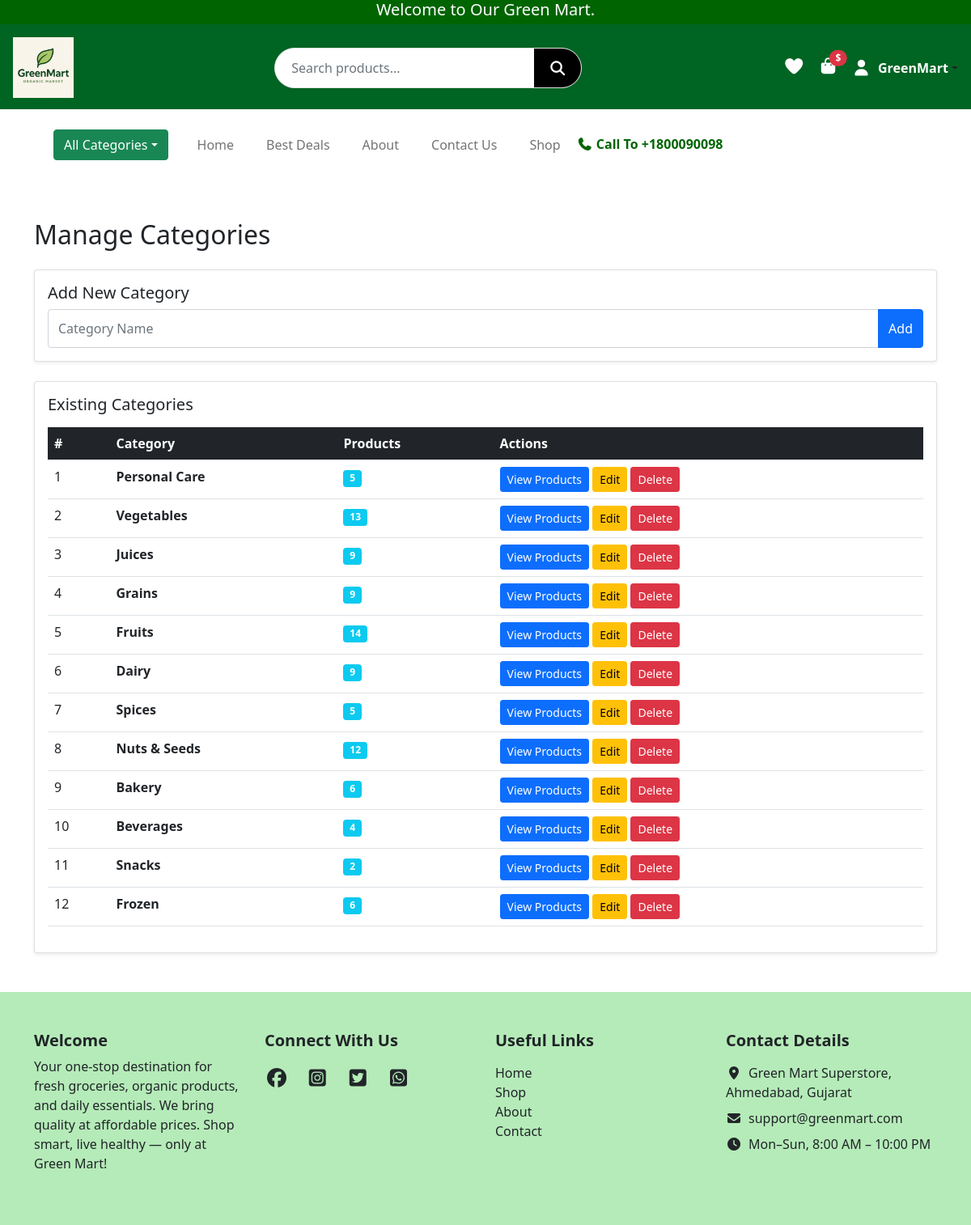
The app's page /admin/categories (signed in) with its own data.
### website/models.py (models this page shows, shortened)
class User(UserMixin, db.Model):
    __tablename__ = "users"
    id            = db.Column(db.Integer, primary_key=True)
    name          = db.Column(db.String(50), nullable=False)
    email         = db.Column(db.String(120), unique=True, nullable=False)
    password_hash = db.Column(db.String(128), nullable=False)
    role          = db.Column(db.String(20), default="customer")
    is_verified   = db.Column(db.Boolean, default=False)

class Category(db.Model):
    id       = db.Column(db.Integer, primary_key=True)
    name     = db.Column(db.String(100))
    products = db.relationship("Product", backref="category")

### website/admin.py (the view)
@admin.route("/admin/categories", methods=["GET", "POST"])
@admin_required
def manage_categories():
    login_form = LoginForm()
    signup_form = SignupForm()
    form = CategoryForm()
    categories = Category.query.all()
    if form.validate_on_submit():
        new_category = Category(name=form.name.data)
        db.session.add(new_category)
        db.session.commit()
        flash("Category added successfully!")
        return redirect(url_for("admin.manage_categories"))
    return render_template(
        "admin/Manage_Categories.html",
        form=form,
        login_form=login_form,
        signup_form=signup_form,
        categories=categories,
    )

### website/forms.py
class LoginForm(FlaskForm):
    email = StringField("Email", validators=[DataRequired(), Email()])
    password = PasswordField("Password", validators=[DataRequired()])
    submit = SubmitField("Login")

class SignupForm(FlaskForm):
    name = StringField("Name", validators=[DataRequired(), Length(min=2, max=50)])
    email = StringField("Email", validators=[DataRequired(), Email()])
    password = PasswordField("Password", validators=[DataRequired(), Length(min=6)])
    confirm_password = PasswordField(
        "Confirm Password", validators=[DataRequired(), EqualTo("password")]
    )
    submit = SubmitField("Sign Up")

### website/admin.py (called while the page is built)
def admin_required(f):
    @wraps(f)
    @login_required
    def decorated_function(*args, **kwargs):
        if current_user.role != "admin":
            flash("Admin access required!")
            return redirect(url_for("views.home"))
        return f(*args, **kwargs)
    return decorated_function

### website/templates/admin/Manage_Categories.html (shortened to what this page needs)
{% extends "base.html" %}
{% block content %}
<div class="container py-5">
    <h2 class="mb-4">Manage Categories</h2>
    <div class="card shadow-sm mb-4">
        <div class="card-body">
            <h5>Add New Category</h5>
            <form method="POST" action="{{ url_for('admin.add_category') }}">
                <div class="input-group">
                    <input type="text" name="category_name" class="form-control" placeholder="Category Name" required>
                    <button class="btn btn-primary">Add</button>
                </div>
            </form>
        </div>
    </div>
    <div class="card shadow-sm">
        <div class="card-body">
            <h5>Existing Categories</h5>
            {% if categories %}
            <table class="table table-hover mt-3">
                <thead class="table-dark">
                    <tr>
                        <th>#</th>
                        <th>Category</th>
                        <th>Products</th>
                        <th>Actions</th>
                    </tr>
                </thead>
                <tbody>
                {% for category in categories %}
                <tr>
                    <td>{{ loop.index }}</td>
                    <td class="fw-bold">{{ category.name }}</td>
                    <td>
                        <span class="badge bg-info">
                            {{ category.products|length }}
                        </span>
                    </td>
                    <td>
                        <button class="btn btn-sm btn-primary"
                                data-bs-toggle="collapse"
                                data-bs-target="#cat{{ category.id }}">
                            View Products
                        </button>
                        <a href="{{ url_for('admin.edit_category', id=category.id) }}" class="btn btn-sm btn-warning">Edit</a>
                        <a href="{{ url_for('admin.delete_category', id=category.id) }}" class="btn btn-sm btn-danger">Delete</a>
                    </td>
                </tr>
                {% endfor %}
                </tbody>
            </table>
            {% else %}
            <p>No categories found.</p>
            {% endif %}
        </div>
    </div>
</div>
{% endblock %}

### website/templates/base.html (shortened to what this page needs)
<!DOCTYPE html>
<html lang="en">
<head>
  <link rel="stylesheet" href="{{ url_for('static', filename='css/style.css') }}">
  <link href="https://cdn.jsdelivr.net/npm/bootstrap@5.0.2/dist/css/bootstrap.min.css" rel="stylesheet">
  <link rel="stylesheet" href="https://cdnjs.cloudflare.com/ajax/libs/font-awesome/7.0.1/css/all.min.css">
  <link rel="stylesheet" href="https://cdn.jsdelivr.net/npm/bootstrap-icons@1.11.1/font/bootstrap-icons.css">
  <link href="https://cdn.jsdelivr.net/npm/bootstrap-icons@1.11.1/font/bootstrap-icons.css" rel="stylesheet">
</head>
<body>
<div class="container-fluid top-header">
  <h5 class="text-center mb-0">Welcome to Our Green Mart.</h5>
</div>
<header class="main-header d-flex flex-wrap align-items-center justify-content-between p-3">
  <div class="logo-area">
    <a href="{{ url_for('views.home') }}">
      <img src="{{ url_for('static', filename='images/logo.png') }}" alt="logo" class="img-fluid">
    </a>
  </div>
  <div class="search-area flex-grow-1 mx-3 position-relative d-none d-lg-flex">
    <form class="search-box d-flex" action="{{ url_for('views.search') }}" method="get">
      <input type="text" name="q" id="liveSearch" class="form-control" placeholder="Search products..." autocomplete="off">
      <button type="submit"><i class="fa-solid fa-magnifying-glass"></i></button>
    </form>
  </div>
  <div class="icons-area d-flex align-items-center gap-3 flex-shrink-0">
    <a href="{{ url_for('views.wishlist') }}"><i class="fa-solid fa-heart"></i></a>
    <div class="cart-box position-relative">
      <a href="{{ url_for('views.cart') }}">
        <i class="fa-solid fa-bag-shopping fs-5"></i>
      </a>
      <span class="cart-price position-absolute top-0 start-100 translate-middle badge rounded-pill bg-danger">
        ${{ subtotal }}
      </span>
    </div>
    {% if current_user.is_authenticated %}
    <div class="dropdown">
      <a class="d-flex align-items-center text-dark text-decoration-none dropdown-toggle" data-bs-toggle="dropdown">
        <i class="fa-solid fa-user fs-5"></i>
        <span class="ms-2 fw-bold" style="color:white;">{{ current_user.name }}</span>
      </a>
    </div>
    {% else %}
      <i class="fa-solid fa-user fs-5" data-bs-toggle="modal" data-bs-target="#loginModal"></i>
    {% endif %}
  </div>
</header>
<div class="container nav">
  <nav class="navbar navbar-expand-lg navbar-light bg-white p-4">
    <div class="container-fluid">
      <div class="dropdown me-3">
        <button class="btn btn-success dropdown-toggle" data-bs-toggle="dropdown">All Categories</button>
      </div>
      <div class="collapse navbar-collapse" id="mainNavbar">
        <ul class="navbar-nav me-auto mb-2 mb-lg-0">
          <li class="nav-item"><a class="nav-link" href="{{ url_for('views.home') }}">Home</a></li>
          <li class="nav-item"><a class="nav-link" href="{{ url_for('views.best_deals') }}">Best Deals</a></li>
          <li class="nav-item"><a class="nav-link" href="{{ url_for('views.about') }}">About</a></li>
          <li class="nav-item"><a class="nav-link" href="{{ url_for('views.contact') }}">Contact Us</a></li>
          <li class="nav-item"><a class="nav-link" href="{{ url_for('views.shop') }}">Shop</a></li>
        </ul>
        <h6 class="mb-0 ms-auto"><i class="fa-solid fa-phone"></i> Call To +1800090098</h6>
      </div>
    </div>
  </nav>
</div>
{% block content %}{% endblock %}
<footer class="text-dark py-5" style="background-color: #13be1e50;">
  <div class="container">
    <div class="row g-4">
      <div class="col-12 col-md-3">
        <h5 class="fw-bold">Welcome</h5>
        <p>Your one-stop destination for fresh groceries, organic products, and daily essentials.
          We bring quality at affordable prices. Shop smart, live healthy — only at Green Mart!</p>
      </div>
      <div class="col-12 col-md-3">
        <h5 class="fw-bold mb-3">Connect With Us</h5>
        <a href="#" class="text-dark fs-4 me-3"><i class="fa-brands fa-facebook"></i></a>
        <a href="#" class="text-dark fs-4 me-3"><i class="fa-brands fa-square-instagram"></i></a>
        <a href="#" class="text-dark fs-4 me-3"><i class="fa-brands fa-square-twitter"></i></a>
        <a href="#" class="text-dark fs-4"><i class="fa-brands fa-square-whatsapp"></i></a>
      </div>
      <div class="col-12 col-md-3">
        <h5 class="fw-bold mb-3">Useful Links</h5>
        <ul class="list-unstyled">
          <li><a href="" class="text-dark text-decoration-none">Home</a></li>
          <li><a href="" class="text-dark text-decoration-none">Shop</a></li>
          <li><a href="" class="text-dark text-decoration-none">About</a></li>
          <li><a href="" class="text-dark text-decoration-none">Contact</a></li>
        </ul>
      </div>
      <div class="col-12 col-md-3">
        <h5 class="fw-bold mb-3">Contact Details</h5>
        <ul class="list-unstyled">
          <li class="mb-2"><i class="fa-solid fa-location-dot me-2"></i>Green Mart Superstore, Ahmedabad, Gujarat</li>
          <li class="mb-2"><i class="fa-solid fa-envelope me-2"></i>support@greenmart.com</li>
          <li><i class="fa-solid fa-clock me-2"></i>Mon–Sun, 8:00 AM – 10:00 PM</li>
        </ul>
      </div>
    </div>
  </div>
</footer>
</body>
</html>

### website/static/css/style.css (style rules this page uses)
body, html { overflow-x: hidden; }
.container, .container-fluid { padding-left: 15px; padding-right: 15px; }
.top-header { background-color: #006400; color: white; height: 30px; display: flex; justify-content: center; }
.main-header { height: 105px; background: #006423; display: flex; align-items: center; justify-content: space-between; padding: 0 40px; }
.logo-area img { height: 75px; }
.search-area { flex-grow: 1; display: flex; justify-content: center; }
.search-box { width: 45%; background: #ffffff; display: flex; border-radius: 40px; overflow: hidden; border: 1px solid #e2e2e2; }
.search-box input { flex: 1; border: none; outline: none; padding: 14px 20px; font-size: 16px; }
.search-box button { width: 58px; background: #000; border: none; display: flex; justify-content: center; align-items: center; cursor: pointer; }
.search-box button i { color: white; font-size: 18px; }
.icons-area { display: flex; align-items: center; gap: 25px; }
.icons-area i { font-size: 22px; color: white; cursor: pointer; }
.cart-box { display: flex; align-items: center; gap: 5px; }
.cart-price { color: white; font-size: 17px; font-weight: 500; }
.navbar-nav .nav-link { font-size: 16px; font-weight: 500; margin: 0 12px; color: #000; }
.navbar h6 { margin: 0; font-weight: 600; color: #006400; }
li { list-style: none; }
.form-control { height: 48px; }
body { background: #f4f6f8; font-family: Arial }
input { width: 100%; padding: 10px; margin-bottom: 10px; border: 1px solid #ccc; border-radius: 5px }

### records on screen
User: name "GreenMart"
Category: name "Personal Care", products|length "5"
Category: name "Vegetables", products|length "13"
Category: name "Juices", products|length "9"
Category: name "Grains", products|length "9"
Category: name "Fruits", products|length "14"
Category: name "Dairy", products|length "9"
Category: name "Spices", products|length "5"
Category: name "Nuts & Seeds", products|length "12"
Category: name "Bakery", products|length "6"
Category: name "Beverages", products|length "4"
Category: name "Snacks", products|length "2"
Category: name "Frozen", products|length "6"
